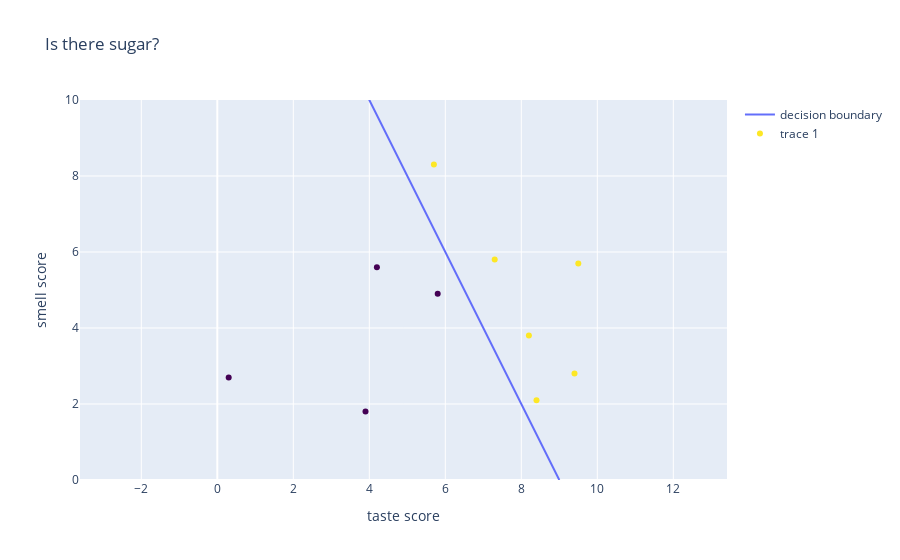

Notebook code for this chart:
### Markdown cell above
Ok, now so far this is just a plot of our data.  Now let's plot the hypothesis function.

### Code cell
import plotly.graph_objects as go
json_file = "https://raw.githubusercontent.com/jigsawlabs-student/neural-nets-from-scratch/master/1-single-neurons/1-neuron-hypothesis-fn/1-hypothesis-fn/sugar_fig_hyp.json"
fig_dict = dict(pd.read_json(json_file, typ = 'dict'))
go.Figure(fig_dict)

### Figure 1 — Plotly figure (JSON) as saved in the notebook; plotly's stock layout.template omitted (floating-point values rounded to 4 significant figures)
{"data": [{"mode": "lines", "name": "decision boundary", "type": "scatter", "x": [0, 1, 2, 3, 4, 5, 6, 7, 8, 9], "y": [18, 16, 14, 12, 10, 8, 6, 4, 2, 0]}, {"hovertext": ["1.0", "1.0", "0.0", "0.0", "1.0", "1.0", "1.0", "0.0", "0.0", "1.0"], "marker": {"color": [1, 1, 0, 0, 1, 1, 1, 0, 0, 1], "colorscale": [[0, "#440154"], [0.1111, "#482878"], [0.2222, "#3e4989"], [0.3333, "#31688e"], [0.4444, "#26828e"], [0.5556, "#1f9e89"], [0.6667, "#35b779"], [0.7778, "#6ece58"], [0.8889, "#b5de2b"], [1, "#fde725"]]}, "mode": "markers", "type": "scatter", "x": [9.5, 8.4, 5.8, 0.3, 8.2, 7.3, 9.4, 3.9, 4.2, 5.7], "y": [5.7, 2.1, 4.9, 2.7, 3.8, 5.8, 2.8, 1.8, 5.6, 8.3]}], "layout": {"autosize": true, "title": {"text": "Is there sugar?"}, "xaxis": {"autorange": true, "domain": [0, 1], "range": [-4.656, 14.46], "title": {"text": "taste score"}, "type": "linear"}, "yaxis": {"domain": [0, 1], "range": [0, 10], "scaleanchor": "x", "scaleratio": 1, "title": {"text": "smell score"}, "type": "linear"}}}
